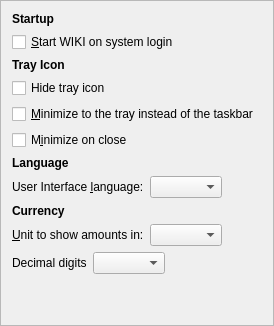
                                <widget class="QFrame" name="frameMain">
                                    <property name="frameShape">
                                        <enum>QFrame::StyledPanel</enum>
                                    </property>
                                    <property name="frameShadow">
                                        <enum>QFrame::Raised</enum>
                                    </property>
                                    <layout class="QVBoxLayout">
                                        <item>
                                            <widget class="QLabel" name="labelSettingsStartup">
                                                <property name="font">
                                                    <font>
                                                        <weight>75</weight>
                                                        <bold>true</bold>
                                                    </font>
                                                </property>
                                                <property name="text">
                                                    <string>Startup</string>
                                                </property>
                                            </widget>
                                        </item>
                                        <item>
                                            <widget class="QCheckBox" name="wikiAtStartup">
                                                <property name="toolTip">
                                                    <string>Automatically start WIKI after logging in to the system.</string>
                                                </property>
                                                <property name="text">
                                                    <string>&amp;Start WIKI on system login</string>
                                                </property>
                                            </widget>
                                        </item>
                                        <item>
                                            <widget class="QLabel" name="labelSettingsTray">
                                                <property name="font">
                                                    <font>
                                                        <weight>75</weight>
                                                        <bold>true</bold>
                                                    </font>
                                                </property>
                                                <property name="text">
                                                    <string>Tray Icon</string>
                                                </property>
                                            </widget>
                                        </item>
                                        <item>
                                            <widget class="QCheckBox" name="hideTrayIcon">
                                                <property name="toolTip">
                                                    <string>&amp;Hide the icon from the system tray.</string>
                                                </property>
                                                <property name="text">
                                                    <string>Hide tray icon</string>
                                                </property>
                                            </widget>
                                        </item>
                                        <item>
                                            <widget class="QCheckBox" name="minimizeToTray">
                                                <property name="toolTip">
                                                    <string>Show only a tray icon after minimizing the window.</string>
                                                </property>
                                                <property name="text">
                                                    <string>&amp;Minimize to the tray instead of the taskbar</string>
                                                </property>
                                            </widget>
                                        </item>
                                        <item>
                                            <widget class="QCheckBox" name="minimizeOnClose">
                                                <property name="toolTip">
                                                    <string>Minimize instead of exit the application when the window is closed. When this option is enabled, the application will be closed only after selecting Exit in the menu.</string>
                                                </property>
                                                <property name="text">
                                                    <string>M&amp;inimize on close</string>
                                                </property>
                                            </widget>
                                        </item>
                                        <item>
                                            <widget class="QLabel" name="labelSettingsLanguage">
                                                <property name="font">
                                                    <font>
                                                        <weight>75</weight>
                                                        <bold>true</bold>
                                                    </font>
                                                </property>
                                                <property name="text">
                                                    <string>Language</string>
                                                </property>
                                            </widget>
                                        </item>
                                        <item>
                                            <layout class="QHBoxLayout" name="horizontalLayout_1_Display">
                                                <item>
                                                    <widget class="QLabel" name="langLabel">
                                                        <property name="text">
                                                            <string>User Interface &amp;language:</string>
                                                        </property>
                                                        <property name="textFormat">
                                                            <enum>Qt::PlainText</enum>
                                                        </property>
                                                        <property name="buddy">
                                                            <cstring>lang</cstring>
                                                        </property>
                                                    </widget>
                                                </item>
                                                <item>
                                                    <widget class="QValueComboBox" name="lang">
                                                        <property name="toolTip">
                                                            <string>The user interface language can be set here. This setting will take effect after restarting WIKI.</string>
                                                        </property>
                                                    </widget>
                                                </item>
                                                <item>
                                                    <spacer>
                                                        <property name="orientation">
                                                            <enum>Qt::Horizontal</enum>
                                                        </property>
                                                        <property name="sizeHint" stdset="0">
                                                            <size>
                                                                <width>40</width>
                                                                <height>20</height>
                                                            </size>
                                                        </property>
                                                    </spacer>
                                                </item>
                                            </layout>
                                        </item>
                                         <item>
                                            <widget class="QLabel" name="labelSettingsCurrency">
                                                <property name="font">
                                                    <font>
                                                        <weight>75</weight>
                                                        <bold>true</bold>
                                                    </font>
                                                </property>
                                                <property name="text">
                                                    <string>Currency</string>
                                                </property>
                                            </widget>
                                        </item>
                                        <item>
                                            <layout class="QHBoxLayout" name="horizontalLayout_2_Display">
                                                <item>
                                                    <widget class="QLabel" name="unitLabel">
                                                        <property name="text">
                                                            <string>&amp;Unit to show amounts in:</string>
                                                        </property>
                                                        <property name="textFormat">
                                                            <enum>Qt::PlainText</enum>
                                                        </property>
                                                        <property name="buddy">
                                                            <cstring>unit</cstring>
                                                        </property>
                                                    </widget>
                                                </item>
                                                <item>
                                                    <widget class="QValueComboBox" name="unit">
                                                        <property name="toolTip">
                                                            <string>Choose the default subdivision unit to show in the interface and when sending coins.</string>
                                                        </property>
                                                    </widget>
                                                </item>
                                                <item>
                                                    <spacer>
                                                        <property name="orientation">
                                                            <enum>Qt::Horizontal</enum>
                                                        </property>
                                                        <property name="sizeHint" stdset="0">
                                                            <size>
                                                                <width>40</width>
                                                                <height>20</height>
                                                            </size>
                                                        </property>
                                                    </spacer>
                                                </item>
                                            </layout>
                                        </item>
                                        <item>
                                            <layout class="QHBoxLayout" name="horizontalLayout_5_Display">
                                                <item>
                                                    <widget class="QLabel" name="digitsLabel">
                                                        <property name="text">
                                                            <string>Decimal digits</string>
                                                        </property>
                                                    </widget>
                                                </item>
                                                <item>
                                                    <widget class="QValueComboBox" name="digits"/>
                                                </item>
                                                <item>
                                                    <spacer>
                                                        <property name="orientation">
                                                            <enum>Qt::Horizontal</enum>
                                                        </property>
                                                        <property name="sizeHint" stdset="0">
                                                            <size>
                                                                <width>40</width>
                                                                <height>20</height>
                                                            </size>
                                                        </property>
                                                    </spacer>
                                                </item>
                                            </layout>
                                        </item>
                                         <item>
                                            <spacer name="verticalSpacerBottom">
                                                <property name="orientation">
                                                    <enum>Qt::Vertical</enum>
                                                </property>
                                                <property name="sizeHint" stdset="0">
                                                    <size>
                                                        <width>20</width>
                                                        <height>40</height>
                                                    </size>
                                                </property>
                                            </spacer>
                                        </item>
                                    </layout>
                                </widget>
